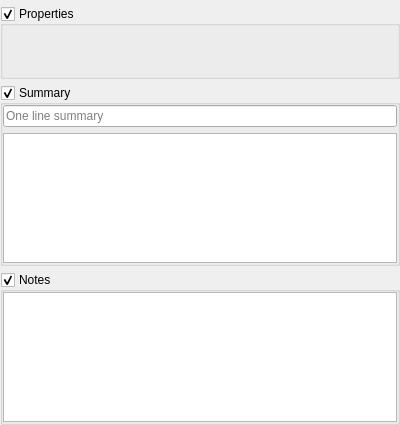
<?xml version="1.0" encoding="UTF-8"?>
<ui version="4.0">
 <class>metadataView</class>
 <widget class="QWidget" name="metadataView">
  <property name="geometry">
   <rect>
    <x>0</x>
    <y>0</y>
    <width>400</width>
    <height>425</height>
   </rect>
  </property>
  <property name="windowTitle">
   <string>Form</string>
  </property>
  <layout class="QVBoxLayout" name="verticalLayout">
   <property name="margin">
    <number>0</number>
   </property>
   <item>
    <widget class="textFormat" name="textFormat" native="true"/>
   </item>
   <item>
    <widget class="collapsibleGroupBox2" name="groupBox_4">
     <property name="sizePolicy">
      <sizepolicy hsizetype="Preferred" vsizetype="Fixed">
       <horstretch>0</horstretch>
       <verstretch>0</verstretch>
      </sizepolicy>
     </property>
     <property name="title">
      <string>Properties</string>
     </property>
     <property name="flat">
      <bool>true</bool>
     </property>
     <property name="checkable">
      <bool>true</bool>
     </property>
     <layout class="QVBoxLayout" name="verticalLayout_28">
      <property name="margin">
       <number>0</number>
      </property>
      <item>
       <widget class="propertiesView" name="properties" native="true">
        <property name="minimumSize">
         <size>
          <width>0</width>
          <height>50</height>
         </size>
        </property>
       </widget>
      </item>
     </layout>
    </widget>
   </item>
   <item>
    <widget class="collapsibleGroupBox2" name="groupBox_5">
     <property name="title">
      <string>Summary</string>
     </property>
     <property name="flat">
      <bool>true</bool>
     </property>
     <property name="checkable">
      <bool>true</bool>
     </property>
     <layout class="QVBoxLayout" name="verticalLayout_22">
      <property name="margin">
       <number>0</number>
      </property>
      <item>
       <widget class="lineEditView" name="txtSummarySentance">
        <property name="inputMask">
         <string/>
        </property>
        <property name="placeholderText">
         <string>One line summary</string>
        </property>
       </widget>
      </item>
      <item>
       <widget class="textEditView" name="txtSummaryFull"/>
      </item>
     </layout>
    </widget>
   </item>
   <item>
    <widget class="collapsibleGroupBox2" name="groupBox_6">
     <property name="title">
      <string>Notes</string>
     </property>
     <property name="flat">
      <bool>true</bool>
     </property>
     <property name="checkable">
      <bool>true</bool>
     </property>
     <layout class="QHBoxLayout" name="horizontalLayout_29">
      <property name="margin">
       <number>0</number>
      </property>
      <item>
       <widget class="textEditView" name="txtNotes"/>
      </item>
     </layout>
    </widget>
   </item>
  </layout>
 </widget>
 <customwidgets>
  <customwidget>
   <class>textEditView</class>
   <extends>QTextEdit</extends>
   <header>ui.views.textEditView.h</header>
  </customwidget>
  <customwidget>
   <class>collapsibleGroupBox2</class>
   <extends>QGroupBox</extends>
   <header>ui.collapsibleGroupBox2.h</header>
   <container>1</container>
  </customwidget>
  <customwidget>
   <class>propertiesView</class>
   <extends>QWidget</extends>
   <header>ui.views.propertiesView.h</header>
   <container>1</container>
  </customwidget>
  <customwidget>
   <class>lineEditView</class>
   <extends>QLineEdit</extends>
   <header>ui.views.lineEditView.h</header>
  </customwidget>
  <customwidget>
   <class>textFormat</class>
   <extends>QWidget</extends>
   <header>ui.editors.textFormat.h</header>
   <container>1</container>
  </customwidget>
 </customwidgets>
 <resources/>
 <connections/>
</ui>
